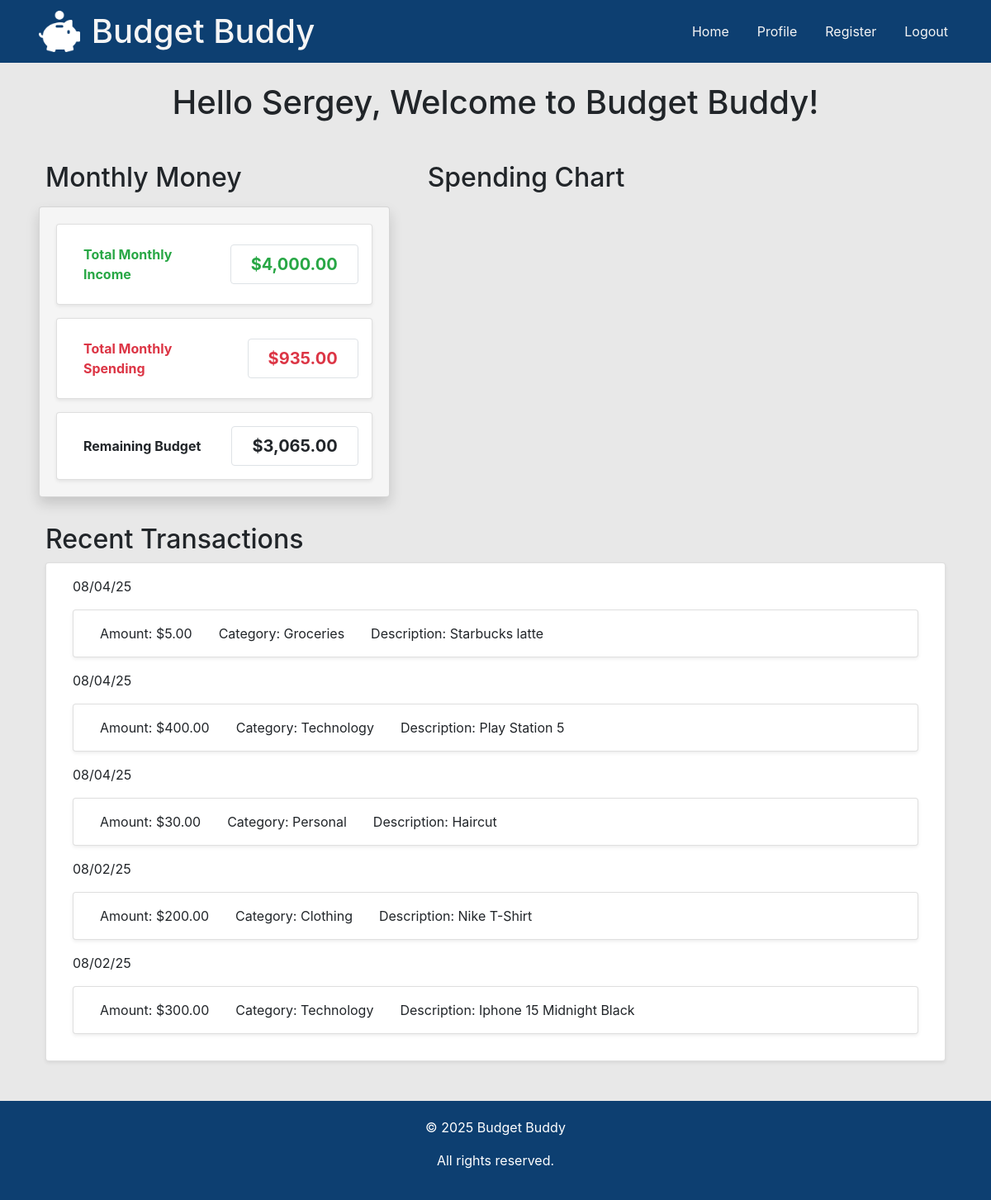
The page /home.php (signed in) on the database its author committed.
### tables this page shows
CREATE TABLE `user` (
  `user_id` mediumint(9) NOT NULL,
  `first_name` varchar(100) NOT NULL,
  `last_name` varchar(100) NOT NULL,
  `email` varchar(100) NOT NULL,
  `password` varchar(128) NOT NULL,
  `monthly_income` decimal(8,2) NOT NULL
);

CREATE TABLE `expenses` (
  `expense_id` int(11) NOT NULL,
  `user_id` int(11) NOT NULL,
  `amount` decimal(10,0) NOT NULL,
  `category` varchar(250) NOT NULL,
  `description` varchar(500) NOT NULL,
  `date` date NOT NULL DEFAULT current_timestamp()
);

### home.php (the view, shortened to what this page needs)
<!DOCTYPE html>
<html lang="en">
<head>
    <link rel="stylesheet" href="https://cdn.jsdelivr.net/npm/bootstrap@4.4.1/dist/css/bootstrap.min.css">
    <link rel="stylesheet" href="css/style.css">
</head>
<body>
    <header>
        <nav class="navbar navbar-expand-md">
            <div class="container-fluid">
                <a class="navbar-brand" href="#">
                    <img src="img/piggy-bank.png" alt="Budget Buddy Logo" class="logo ml-3">
                    <span class="align-middle">
                        <h1 class="m-2 py-2 d-inline" style="white-space: nowrap;">Budget Buddy</h1>
                    </span>
                </a>
                <div class="collapse navbar-collapse" id="mainNavbar">
                    <ul class="navbar-nav ml-auto">
                        <li class="nav-item">
                            <a class="btn mr-2" href="home.php" role="button">Home</a>
                        </li>
                        <li class="nav-item">
                            <a class="btn mr-2" href="profile.php" role="button">Profile</a>
                        </li>
                        <li class="nav-item">
                            <a class="btn mr-2" href="register.php" role="button">Register</a>
                        </li>
                        <?php if (isset($_SESSION["is_logged_in"])) { ?>
                            <li class="nav-item">
                                <a class="btn mr-2" href="logout.php" role="button">Logout</a>
                            </li>
                        <?php } else { ?>
                            <li class="nav-item">
                                <a class="btn mr-2" href="login.php" role="button">Login</a>
                            </li>
                        <?php } ?>
                    </ul>
                </div>
            </div>
        </nav>
        <main>
            <?php
            if (isset($_SESSION["first_name"])) {
                $first_name = $_SESSION["first_name"];
            } else {
                $first_name = "Future User";
            }
            ?>
            <h1 class="text-center mt-4 mb-5"> Hello <?php echo $first_name; ?>, Welcome to Budget Buddy!</h1>
            <?php
            if (isset($_SESSION["is_logged_in"])) {
                require "inc/db_connect.inc.php";
                $stmt = $db->prepare("SELECT monthly_income FROM user WHERE user_id = :user_id");
                $stmt->execute(['user_id' => $_SESSION['user_id']]);
                $result = $stmt->fetch(PDO::FETCH_ASSOC);
                $monthly_income = $result ? $result['monthly_income'] : "0.00";
                $stmt = $db->prepare("SELECT amount, category, date, description FROM expenses WHERE user_id = :user_id ORDER BY date DESC");
                $stmt->execute(['user_id' => $_SESSION['user_id']]);
                $expenses = $stmt->fetchAll(PDO::FETCH_ASSOC);
                $stmt = $db->prepare("SELECT SUM(amount) AS total FROM expenses WHERE user_id = :user_id");
                $stmt->execute(['user_id' => $_SESSION['user_id']]);
                $result = $stmt->fetch(PDO::FETCH_ASSOC);
                $expenses_sum = $result ? $result['total'] : "0.00";
                $remaining = $monthly_income - $expenses_sum
            ?>
                <div class="row m-3">
                    <div class="col-md-8 col-lg-5">
                        <h2 class="ml-4">Monthly Money</h2>
                        <div class="monthly-money card shadow rounded m-3">
                            <div class="mb-3">
                                <div class="card shadow-sm p-3 rounded d-flex flex-row align-items-center justify-content-between">
                                    <span class="font-weight-bold text-success rounded px-3 py-2 mr-3">
                                        Total Monthly Income
                                    </span>
                                    <span class="bg-white border rounded px-4 py-2 font-weight-bold text-success" style="font-size:20px;">
                                        $<span id="total-income"><?php echo number_format($monthly_income, 2) ?></span>
                                    </span>
                                </div>
                            </div>
                            <div class="mb-3">
                                <div class="card shadow-sm p-3 rounded d-flex flex-row align-items-center justify-content-between">
                                    <span class="font-weight-bold text-danger rounded px-3 py-2 mr-3">
                                        Total Monthly Spending
                                    </span>
                                    <span class="bg-white border rounded px-4 py-2 font-weight-bold text-danger" style="font-size:20px;">
                                        $<span id="total-spending"><?php echo number_format($expenses_sum, 2) ?></span>
                                    </span>
                                </div>
                            </div>
                            <div>
                                <div class="card shadow-sm p-3 rounded d-flex flex-row align-items-center justify-content-between">
                                    <span class="font-weight-bold rounded px-3 py-2 mr-3">
                                        Remaining Budget
                                    </span>
                                    <span class="bg-white border rounded px-4 py-2 font-weight-bold" style="font-size:20px;">
                                        $<span id="remaining-budget"><?php echo number_format($remaining, 2) ?></span>
                                    </span>
                                </div>
                            </div>
                        </div>
                    </div>
                    <div class="col-md-6">
                        <h2>Spending Chart</h2>
                    </div>
                </div>
                <div class="row m-3">
                    <div class="col-12">
                        <h2 class="ml-4">Recent Transactions</h2>
                        <div class="card shadow-sm p-3 mx-4 rounded">
                            <?php
                            foreach ($expenses as $expense) { ?>
                                <div class="mx-3"><?php echo date('m/d/y', strtotime($expense['date'])); ?></div>
                                <div class="card shadow-sm p-3 m-3 rounded d-flex flex-row align-items-center">
                                    <div class="px-3">Amount: $<?php echo number_format($expense['amount'], 2); ?></div>
                                    <div class="px-3">Category: <?php echo htmlspecialchars($expense['category']); ?></div>
                                    <div class="px-3">Description: <?php echo htmlspecialchars($expense['description']); ?></div>
                                </div>
                            <?php } ?>
                        </div>
                    </div>
                </div>
            <?php } ?>
        </main>
        <?php include "inc/footer.inc.php" ?>
</body>
</html>

### inc/footer.inc.php
<footer class="footer text-center mt-5">
    <p>&copy; 2025 Budget Buddy</p>
    <p>All rights reserved.</p>
</footer>

### css/style.css (style rules this page uses)
body { background-color: rgb(232, 232, 232); }
.navbar { background-color: #0d3f71; }
.logo { width: 50px; height: 50px; }
.navbar h1 { color: rgb(245, 245, 245); }
.navbar-nav a { color: rgb(245, 245, 245); }
.monthly-money { background-color: rgb(245, 245, 245); padding: 20px; border-radius: 5px; margin-bottom: 20px; }
.footer { background: #0d3f71; padding: 20px; text-align: center; color: rgb(255, 255, 255); }

### rows shown on the page
user: monthly_income "4,000.00"
expenses: date "08/04/25", amount "5.00", category "Groceries", description "Starbucks latte"
expenses: date "08/04/25", amount "400.00", category "Technology", description "Play Station 5"
expenses: date "08/04/25", amount "30.00", category "Personal", description "Haircut"
expenses: date "08/02/25", amount "200.00", category "Clothing", description "Nike T-Shirt"
expenses: date "08/02/25", amount "300.00", category "Technology", description "Iphone 15 Midnight Black"

### other values the page prints
$first_name "Sergey"
$expenses_sum "935.00"
$remaining "3,065.00"
